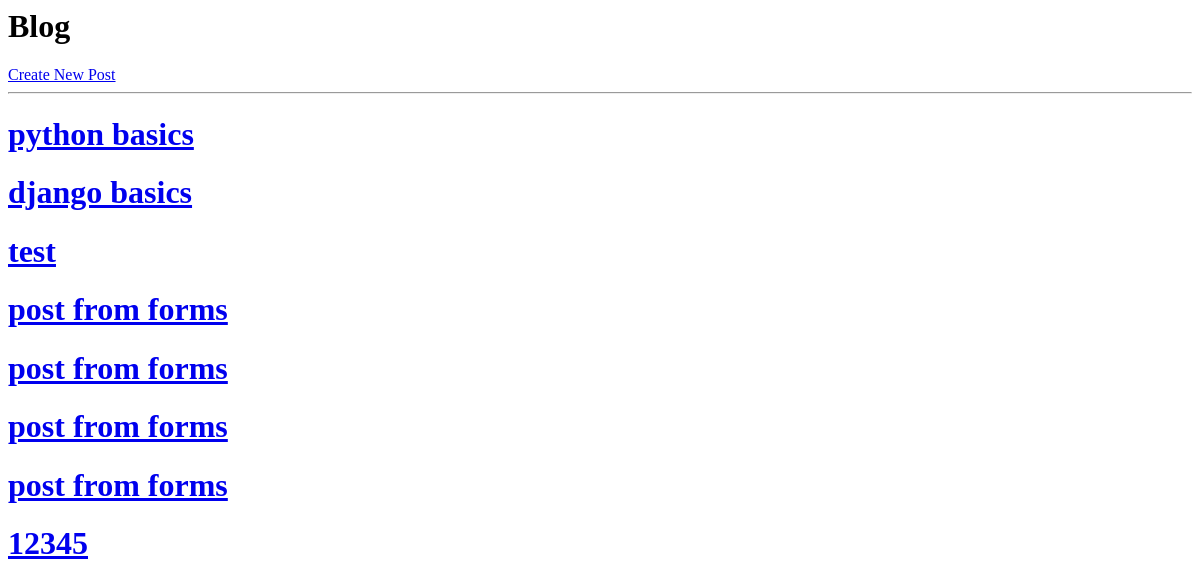
Before: /blog/ with the older database file.
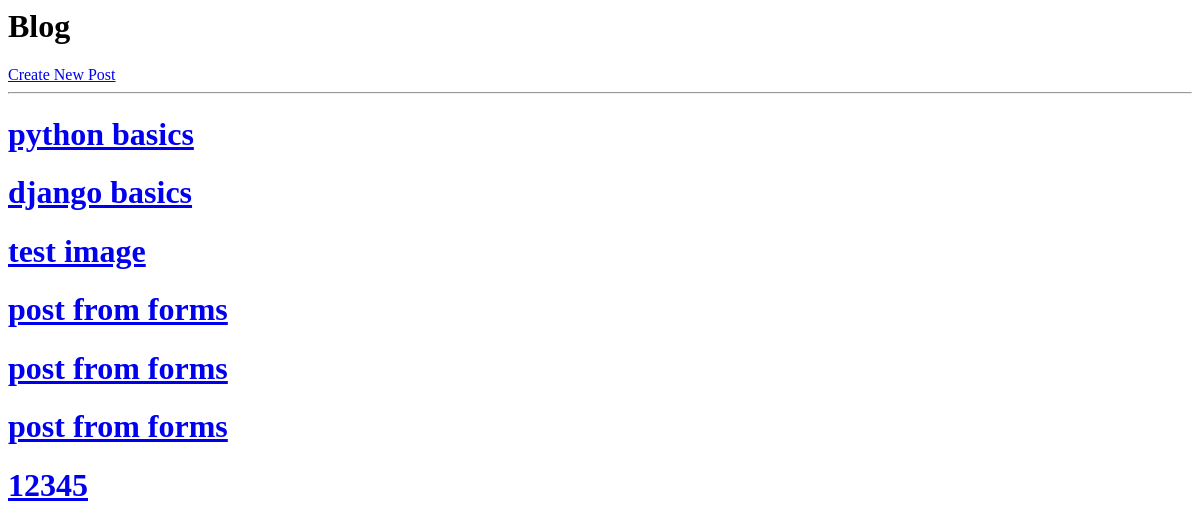
After: the same page with the newer database file.
### posts/models.py (models this page shows)
class Posts(models.Model):
    title = models.CharField(max_length=100)
    content = models.TextField(max_length=10000)
    image = models.ImageField(upload_to='posts/')
    author = models.ForeignKey(User, related_name='post_author', on_delete=models.CASCADE)
    tags = TaggableManager()
    def __str__(self):
        return self.title

### posts/views.py (the view)
# urls.py: path('blog/', post_list),
def post_list(request):
    all = Posts.objects.all()
    return render (request, 'posts.html', {'data':all})

### posts/templates/posts.html
<h1> Blog</h1>
<a href="/blog/create">Create New Post</a>
<hr>
{% for item in data %}
   <h1> <a href="/blog/{{item.id}}"> {{item}} </a>  </h1>
{%endfor%}

Changed rows visible on the page:
removed Posts: title "post from forms"
changed Posts: title "test" → "test image"
